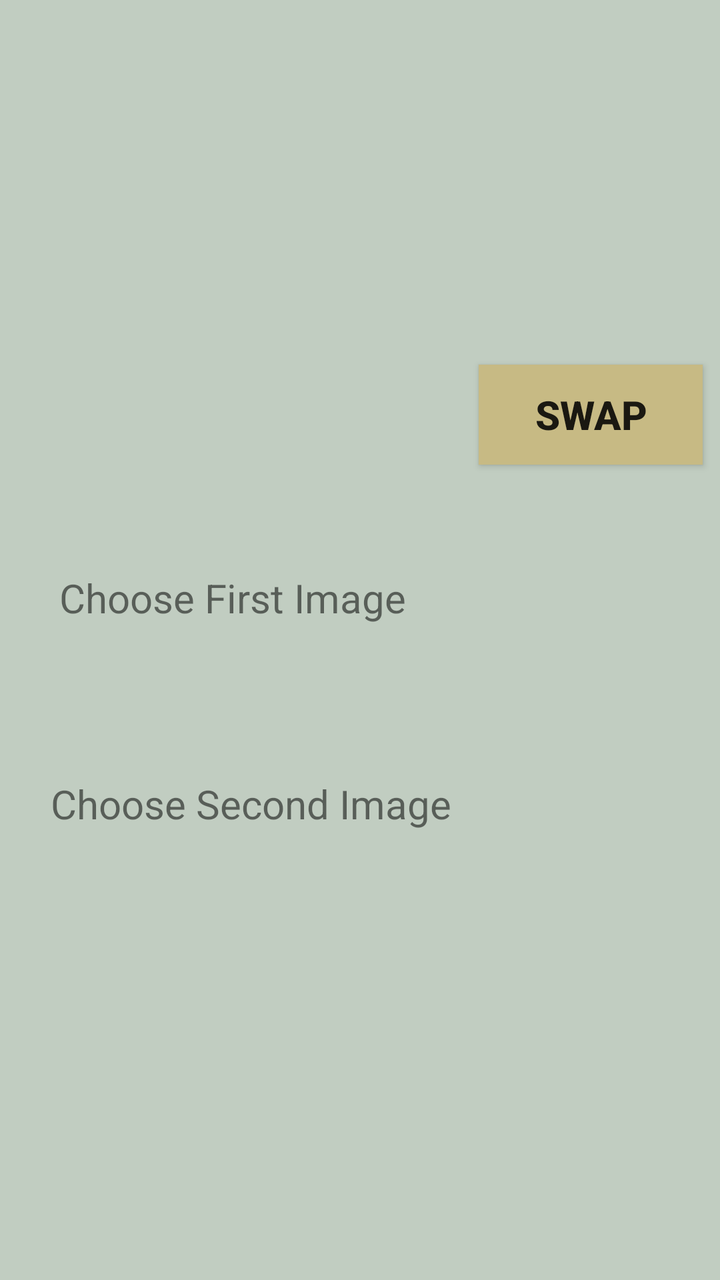
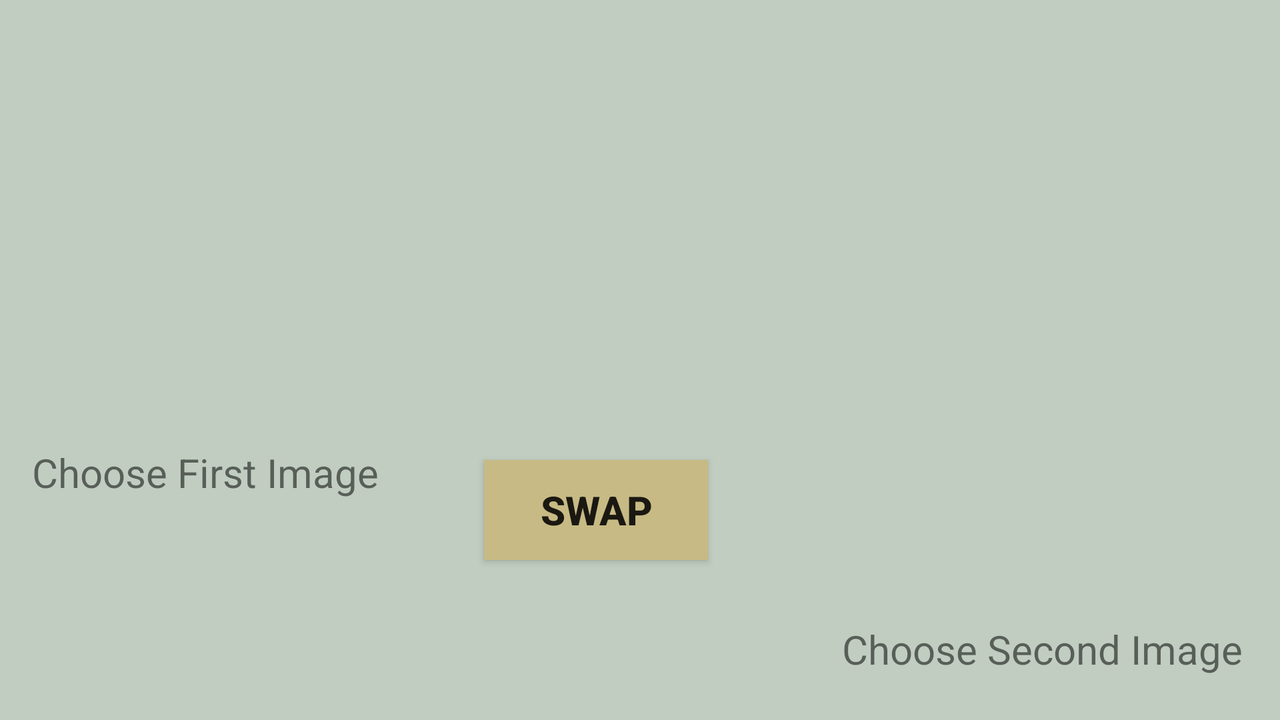

The same Android screen from two of the app's own layout files: first res/layout/ as a phone draws it, then the repository's variant for another configuration, drawn on a device whose configuration selects that folder. Both files follow.
<!-- AndroidManifest.xml: application theme AppTheme.Gray -->
<!-- res/layout/activity_work.xml -->
<?xml version="1.0" encoding="utf-8"?>
<android.support.constraint.ConstraintLayout xmlns:android="http://schemas.android.com/apk/res/android"
    xmlns:app="http://schemas.android.com/apk/res-auto"
    xmlns:tools="http://schemas.android.com/tools"
    android:layout_width="match_parent"
    android:layout_height="match_parent"
    android:background="@color/honey"
    tools:context=".Work">


    <ImageView
        android:id="@+id/image1"
        android:layout_width="199dp"
        android:layout_height="212dp"
        app:layout_constraintBottom_toBottomOf="parent"
        app:layout_constraintEnd_toEndOf="parent"
        app:layout_constraintHorizontal_bias="0.162"
        app:layout_constraintStart_toStartOf="parent"
        app:layout_constraintTop_toTopOf="parent"
        app:layout_constraintVertical_bias="0.107" />

    <ImageButton
        android:id="@+id/camera1"
        android:layout_width="wrap_content"
        android:layout_height="wrap_content"
        android:background="@drawable/background_layout"
        app:layout_constraintBottom_toBottomOf="parent"
        app:layout_constraintEnd_toEndOf="parent"
        app:layout_constraintHorizontal_bias="0.698"
        app:layout_constraintStart_toEndOf="@+id/image1"
        app:layout_constraintTop_toTopOf="parent"
        app:layout_constraintVertical_bias="0.077"
        app:srcCompat="@drawable/camera" />

    <ImageButton
        android:id="@+id/gallery1"
        android:layout_width="wrap_content"
        android:layout_height="wrap_content"
        android:background="@drawable/background_layout"
        app:layout_constraintBottom_toBottomOf="parent"
        app:layout_constraintEnd_toEndOf="parent"
        app:layout_constraintHorizontal_bias="0.698"
        app:layout_constraintStart_toEndOf="@+id/image1"
        app:layout_constraintTop_toBottomOf="@+id/camera1"
        app:layout_constraintVertical_bias="0.025"
        app:srcCompat="@drawable/gallery" />


    <Button
        android:id="@+id/button"
        android:layout_width="112dp"
        android:layout_height="50dp"
        android:background="@color/skinny"
        android:text="SWAP"
        android:textSize="20dp"
        android:textStyle="bold"
        app:layout_constraintBottom_toBottomOf="parent"
        app:layout_constraintEnd_toEndOf="parent"
        app:layout_constraintHorizontal_bias="0.627"
        app:layout_constraintStart_toEndOf="@+id/image1"
        app:layout_constraintTop_toBottomOf="@+id/gallery1"
        app:layout_constraintVertical_bias="0.225" />


    <ImageView
        android:id="@+id/image2"
        android:layout_width="199dp"
        android:layout_height="212dp"
        app:layout_constraintBottom_toBottomOf="parent"
        app:layout_constraintEnd_toStartOf="@+id/button"
        app:layout_constraintHorizontal_bias="0.5"
        app:layout_constraintStart_toStartOf="parent"
        app:layout_constraintTop_toBottomOf="@+id/image1" />

    <ImageButton
        android:id="@+id/camera2"
        android:layout_width="wrap_content"
        android:layout_height="wrap_content"
        android:background="@drawable/background_layout"
        app:layout_constraintBottom_toBottomOf="parent"
        app:layout_constraintEnd_toEndOf="parent"
        app:layout_constraintHorizontal_bias="0.71"
        app:layout_constraintStart_toEndOf="@+id/image2"
        app:layout_constraintTop_toBottomOf="@+id/button"
        app:layout_constraintVertical_bias="0.187"
        app:srcCompat="@drawable/camera" />

    <ImageButton
        android:id="@+id/gallery2"
        android:layout_width="wrap_content"
        android:layout_height="wrap_content"
        android:background="@drawable/background_layout"
        app:layout_constraintBottom_toBottomOf="parent"
        app:layout_constraintEnd_toEndOf="parent"
        app:layout_constraintHorizontal_bias="0.789"
        app:layout_constraintStart_toEndOf="@+id/image2"
        app:layout_constraintTop_toBottomOf="@+id/camera2"
        app:layout_constraintVertical_bias="0.24"
        app:srcCompat="@drawable/gallery" />

    <TextView
        android:id="@+id/text1"
        android:layout_width="180dp"
        android:layout_height="30dp"
        android:text="Choose First Image"
        android:textSize="20dp"
        app:layout_constraintBottom_toTopOf="@+id/image2"
        app:layout_constraintEnd_toStartOf="@+id/button"
        app:layout_constraintHorizontal_bias="0.5"
        app:layout_constraintStart_toStartOf="parent"
        app:layout_constraintTop_toBottomOf="@+id/image1" />

    <TextView
        android:id="@+id/textView3"
        android:layout_width="212dp"
        android:layout_height="34dp"
        android:text="Choose Second Image"
        android:textSize="20dp"
        app:layout_constraintBottom_toBottomOf="parent"
        app:layout_constraintEnd_toEndOf="parent"
        app:layout_constraintHorizontal_bias="0.171"
        app:layout_constraintStart_toStartOf="parent"
        app:layout_constraintTop_toBottomOf="@+id/gallery2"
        app:layout_constraintVertical_bias="0.0" />


</android.support.constraint.ConstraintLayout>
<!-- resources referenced by this layout -->
<resources>
  <color name="honey">#c1cdc1</color>
  <color name="skinny">#c7ba84</color>
  <!-- drawable background_layout (drawable) -->
  <?xml version="1.0" encoding="utf-8"?>
  <selector xmlns:android="http://schemas.android.com/apk/res/android">
      <item>
          <shape>
              <corners android:radius="15dp"/>
              <stroke android:width="2dp" android:color="#778899"/>
          </shape>
      </item>
  </selector>
  <style name="AppTheme.Gray" parent="Theme.AppCompat.Light.NoActionBar">
          
          <item name="colorPrimaryDark">@color/gray</item>
  
      </style>
  <color name="gray">#a9a9a9</color>
</resources>
<!-- res/layout-land/activity_work.xml (the repository's variant of the layout above) -->
<!-- drawn on the phone turned sideways -->
<?xml version="1.0" encoding="utf-8"?>
<RelativeLayout xmlns:android="http://schemas.android.com/apk/res/android"
    xmlns:app="http://schemas.android.com/apk/res-auto"
    xmlns:tools="http://schemas.android.com/tools"
    android:layout_width="match_parent"
    android:layout_height="match_parent"
    android:background="@color/honey"
    tools:context=".Work">


    <ImageView
        android:id="@+id/image1"
        android:layout_width="199dp"
        android:layout_height="212dp"
        android:layout_alignParentStart="true"
        android:layout_alignParentBottom="true"
        android:layout_marginStart="19dp"
        android:layout_marginBottom="147dp"
        tools:layout_editor_absoluteX="16dp"
        tools:layout_editor_absoluteY="16dp" />

    <ImageButton
        android:id="@+id/camera1"
        android:layout_width="wrap_content"
        android:layout_height="wrap_content"
        android:layout_alignTop="@+id/gallery1"
        android:layout_alignParentStart="true"
        android:layout_marginStart="36dp"
        android:layout_marginTop="3dp"
        android:background="@drawable/background_layout"
        app:layout_constraintBottom_toBottomOf="parent"
        app:layout_constraintEnd_toStartOf="@+id/gallery1"
        app:layout_constraintHorizontal_bias="0.5"
        app:layout_constraintStart_toStartOf="parent"
        app:layout_constraintTop_toBottomOf="@+id/text1"
        app:srcCompat="@drawable/camera" />

    <ImageButton
        android:id="@+id/gallery1"
        android:layout_width="wrap_content"
        android:layout_height="wrap_content"
        android:layout_alignBottom="@+id/button"
        android:layout_alignParentStart="true"
        android:layout_marginStart="134dp"
        android:layout_marginBottom="-72dp"
        android:background="@drawable/background_layout"
        app:layout_constraintBottom_toBottomOf="parent"
        app:layout_constraintEnd_toStartOf="@+id/button"
        app:layout_constraintHorizontal_bias="0.5"
        app:layout_constraintStart_toEndOf="@+id/camera1"
        app:layout_constraintTop_toBottomOf="@+id/text1"
        app:layout_constraintVertical_bias="0.523"
        app:srcCompat="@drawable/gallery" />


    <Button
        android:id="@+id/button"
        android:layout_width="112dp"
        android:layout_height="50dp"
        android:layout_alignBottom="@+id/gallery2"
        android:layout_marginStart="24dp"
        android:layout_marginBottom="73dp"
        android:layout_toEndOf="@+id/image1"
        android:background="@color/skinny"
        android:text="SWAP"
        android:textSize="20dp"
        android:textStyle="bold"
        tools:layout_editor_absoluteX="262dp"
        tools:layout_editor_absoluteY="293dp" />


    <ImageView
        android:id="@+id/image2"
        android:layout_width="199dp"
        android:layout_height="212dp"
        android:layout_alignParentTop="true"
        android:layout_alignParentEnd="true"
        android:layout_marginTop="0dp"
        android:layout_marginEnd="26dp"
        tools:layout_editor_absoluteX="377dp"
        tools:layout_editor_absoluteY="7dp" />

    <ImageButton
        android:id="@+id/gallery2"
        android:layout_width="wrap_content"
        android:layout_height="wrap_content"
        android:layout_alignParentEnd="true"
        android:layout_alignParentBottom="true"
        android:layout_marginEnd="11dp"
        android:layout_marginBottom="7dp"
        android:background="@drawable/background_layout"
        app:layout_constraintBottom_toBottomOf="parent"
        app:layout_constraintEnd_toEndOf="parent"
        app:layout_constraintHorizontal_bias="1.0"
        app:layout_constraintStart_toEndOf="@+id/image2"
        app:srcCompat="@drawable/gallery" />

    <TextView
        android:id="@+id/text1"
        android:layout_width="180dp"
        android:layout_height="30dp"
        android:layout_alignBottom="@+id/image1"
        android:layout_marginStart="16dp"
        android:layout_marginBottom="-40dp"
        android:text="Choose First Image"
        android:textSize="20dp"
        app:layout_constraintBottom_toTopOf="@+id/image2"
        app:layout_constraintStart_toStartOf="parent"
        app:layout_constraintTop_toBottomOf="@+id/image1"
        app:layout_constraintVertical_bias="0.0" />

    <TextView
        android:id="@+id/text2"
        android:layout_width="203dp"
        android:layout_height="30dp"
        android:text="Choose Second Image"
        android:textSize="20dp"
        android:layout_above="@+id/gallery2"
        android:layout_alignParentEnd="true"
        android:layout_marginEnd="16dp"
        android:layout_marginBottom="12dp"
         />

    <ImageButton
        android:id="@+id/camera2"
        android:layout_width="wrap_content"
        android:layout_height="wrap_content"
        android:layout_alignParentEnd="true"
        android:layout_alignParentBottom="true"
        android:layout_marginEnd="103dp"
        android:layout_marginBottom="10dp"
        android:background="@drawable/background_layout"
        app:srcCompat="@drawable/camera" />


</RelativeLayout>
